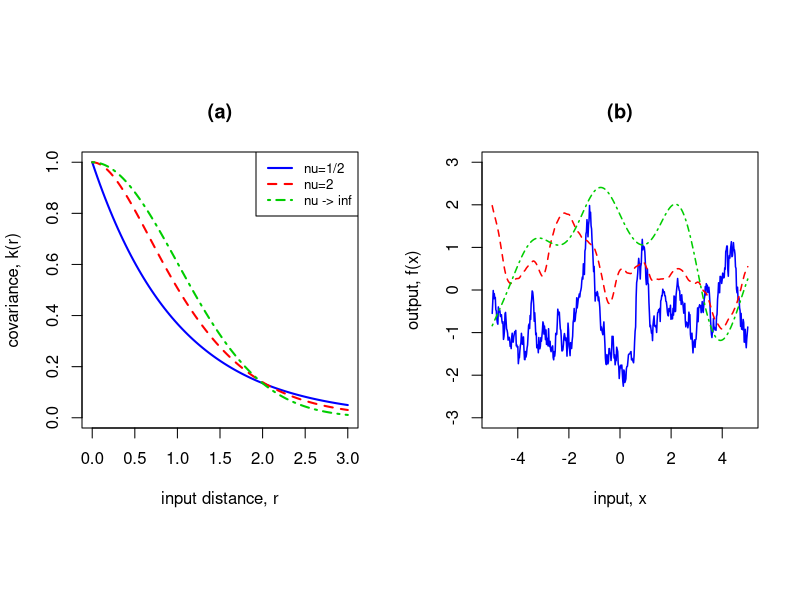

Generate this figure with R:
# Load library for sampling
if (!require("MASS")) install.packages("MASS")
library(MASS)

# Define the Matern covariance function
# nu controls smoothness; l controls length-scale
matern_cov <- function(r, nu, l = 1) {
  if (r == 0) return(1)
  # Formula using modified Bessel function of the second kind (K_nu)
  part1 <- (2^(1 - nu)) / gamma(nu)
  part2 <- (sqrt(2 * nu) * r / l)^nu
  part3 <- besselK(sqrt(2 * nu) * r / l, nu)
  return(part1 * part2 * part3)
}

# Define squared exponential covariance 
sq_exp_cov <- function(r, l = 1) {
  return(exp(-(r^2) / (2 * l^2)))
}

# Setup plotting parameters
par(mfrow = c(1, 2), pty = "s") # "pty=s" makes both plots square
colors <- c("blue", "red", "green3")
ltys <- c(1, 2, 4) # Solid, dashed, dot-dash
r_seq <- seq(0, 3, length.out = 100)

# Plot pointwise variance versus input distance
plot(r_seq, sapply(r_seq, matern_cov, nu = 0.5), type = "l", col = colors[1], 
     lty = ltys[1], lwd = 2, ylim = c(0, 1),
     xlab = "input distance, r", ylab = "covariance, k(r)", main = "(a)")
lines(r_seq, sapply(r_seq, matern_cov, nu = 2), col = colors[2], lty = ltys[2], lwd = 2)
lines(r_seq, sapply(r_seq, sq_exp_cov), col = colors[3], lty = ltys[3], lwd = 2)
legend("topright", legend = c("nu=1/2", "nu=2", "nu -> inf"), 
       col = colors, lty = ltys, lwd = 2, cex = 0.8)

# Set up variables to plot GP realizations
x_seq <- seq(-5, 5, length.out = 500)
dist_mat <- as.matrix(dist(x_seq))
set.seed(42)

# Create an empty plot
plot(NULL, xlim = c(-5, 5), ylim = c(-3, 3), 
     xlab = "input, x", ylab = "output, f(x)", main = "(b)")

# Function to sample and plot GP realizations
plot_path <- function(K, color, lty) {
  # Add jitter for numerical stability
  K_stable <- K + diag(1e-8, nrow(K))
  y <- mvrnorm(n = 1, mu = rep(0, length(x_seq)), Sigma = K_stable)
  lines(x_seq, y, col = color, lty = lty, lwd = 1.5)
}

# Realization for nu=1/2
K_1 <- apply(dist_mat, c(1,2), matern_cov, nu = 0.5)
plot_path(K_1, colors[1], ltys[1])

# Realization for nu=2
K_2 <- apply(dist_mat, c(1,2), matern_cov, nu = 2)
plot_path(K_2, colors[2], ltys[2])

# Realization for Squared Exponential (nu -> Inf)
K_inf <- sq_exp_cov(dist_mat)
plot_path(K_inf, colors[3], ltys[3])